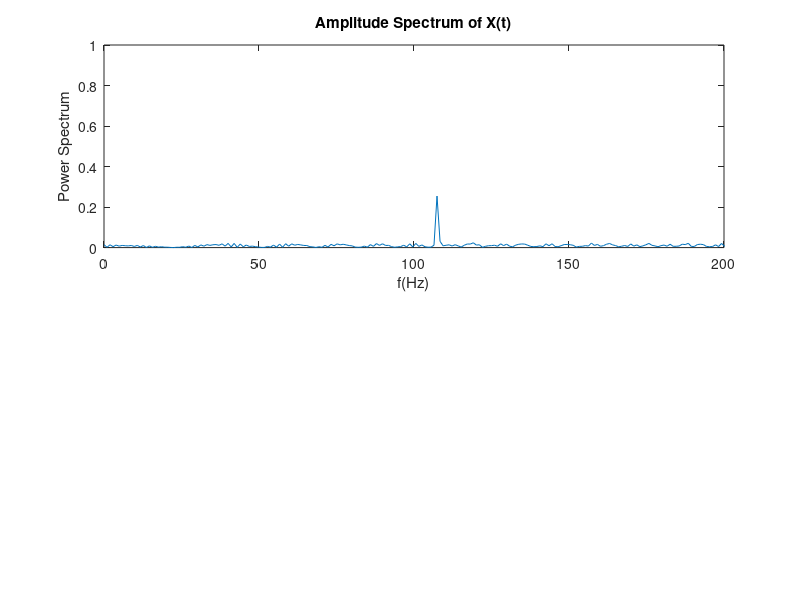
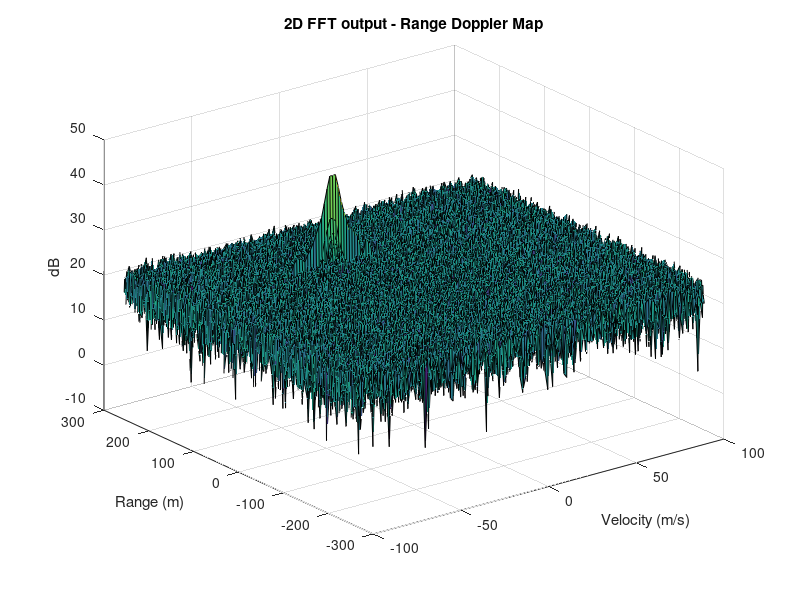

These figures' MATLAB source, in order: (Note: this script raises an error after producing the figures.)
clearvars;
clear all
clc;

%% Radar Specifications 
%%%%%%%%%%%%%%%%%%%%%%%%%%%
% Frequency of operation = 77GHz
% Max Range = 200m
% Range Resolution = 1 m
% Max Velocity = 100 m/s
%%%%%%%%%%%%%%%%%%%%%%%%%%%

%speed of light = 3e8
%% User Defined Range and Velocity of target
% *%TODO* :
% define the target's initial position and velocity. Note : Velocity
% remains contant
max_range = 200; % Radar's max range in m
range_res = 1;   % Radar's range resolution
max_velocity = 100; % Radar's max velocity
c = 3e8; % Speed of light (m/s)
R = 110; % Initial distance of the target
v = -20; % Speed of target


%% FMCW Waveform Generation

% *%TODO* :
%Design the FMCW waveform by giving the specs of each of its parameters.
% Calculate the Bandwidth (B), Chirp Time (Tchirp) and Slope (slope) of the FMCW
% chirp using the requirements above.
B = c / (2 * range_res);                   % Max - Min Freq in 1 chirp
Tchirp = 5.5 * 2 * max_range / c;          % Time taken for 1 chirp
slope = B / Tchirp;

%Operating carrier frequency of Radar 
fc= 77e9;             %carrier freq
                         
%The number of chirps in one sequence. Its ideal to have 2^ value for the ease of running the FFT
%for Doppler Estimation. 
Nd=128;                   % #of doppler cells OR #of sent periods % number of chirps

%The number of samples on each chirp. 
Nr=1024;                  %for length of time OR # of range cells

% Timestamp for running the displacement scenario for every sample on each
% chirp
t=linspace(0,Nd*Tchirp,Nr*Nd); %total time for samples


%Creating the vectors for Tx, Rx and Mix based on the total samples input.
Tx=zeros(1,length(t)); %transmitted signal
Rx=zeros(1,length(t)); %received signal
Mix = zeros(1,length(t)); %beat signal

%Similar vectors for range_covered and time delay.
r_t=zeros(1,length(t));
td=zeros(1,length(t));


%% Signal generation and Moving Target simulation
% Running the radar scenario over the time. 

for i=1:length(t)         
    
    
    % *%TODO* :
    %For each time stamp update the Range of the Target for constant velocity. 
    ct = t(i);
    R = R + (Tchirp/Nr)*v;
    r_t(i) = R;

    % *%TODO* :
    %For each time sample we need update the transmitted and
    %received signal. 
    Tx(i) = cos (2*pi*(fc*ct +(slope*ct^2)/2));
    tt = 2 * R/c;
    td(i) = tt;
    Rx (i) = cos (2*pi*(fc*(ct-tt)+(slope*(ct-tt)^2)/2));
    

    % *%TODO* :
    %Now by mixing the Transmit and Receive generate the beat signal
    %This is done by element wise matrix multiplication of Transmit and
    %Receiver Signal
    Mix(i) = Tx(i) .* Rx (i);
    
end

%% RANGE MEASUREMENT


 % *%TODO* :
%reshape the vector into Nr*Nd array. Nr and Nd here would also define the size of
%Range and Doppler FFT respectively.
reshaped_mix = reshape(Mix,[Nr,Nd]);

 % *%TODO* :
%run the FFT on the beat signal along the range bins dimension (Nr) and
%normalize.
reshaped_mix_first_col = reshaped_mix(:,1);
signal_fft = fft(reshaped_mix_first_col);

 % *%TODO* :
% Take the absolute value of FFT output
signal_fft = abs(signal_fft / Nr);

 % *%TODO* :
% Output of FFT is double sided signal, but we are interested in only one side of the spectrum.
% Hence we throw out half of the samples.
sampling_freq = 1000;
f = sampling_freq*(0:Nr/2) / Nr;
P1  = signal_fft(1:Nr/2 +1);

%plotting the range
figure ('Name','Range from First FFT')
subplot(2,1,1)

 % *%TODO* :
 % plot FFT output 
plot(f,P1) 
title('Amplitude Spectrum of X(t)')
xlabel('f(Hz)')
ylabel('Power Spectrum')
axis ([0 200 0 1]);



%% RANGE DOPPLER RESPONSE
% The 2D FFT implementation is already provided here. This will run a 2DFFT
% on the mixed signal (beat signal) output and generate a range doppler
% map.You will implement CFAR on the generated RDM


% Range Doppler Map Generation.

% The output of the 2D FFT is an image that has reponse in the range and
% doppler FFT bins. So, it is important to convert the axis from bin sizes
% to range and doppler based on their Max values.

Mix=reshape(Mix,[Nr,Nd]);

% 2D FFT using the FFT size for both dimensions.
sig_fft2 = fft2(Mix,Nr,Nd);

% Taking just one side of signal from Range dimension.
sig_fft2 = sig_fft2(1:Nr/2,1:Nd);
sig_fft2 = fftshift (sig_fft2);
RDM = abs(sig_fft2);
RDM = 10*log10(RDM) ;

%use the surf function to plot the output of 2DFFT and to show axis in both
%dimensions
doppler_axis = linspace(-100,100,Nd);
range_axis = linspace(-200,200,Nr/2)*((Nr/2)/400);
figure,surf(doppler_axis,range_axis,RDM);

title('2D FFT output - Range Doppler Map')
xlabel('Velocity (m/s)')
ylabel('Range (m)')
zlabel('dB')

%% CFAR implementation

%Slide Window through the complete Range Doppler Map

% *%TODO* :
%Select the number of Training Cells in both the dimensions.
Tr = 6;        % Training Cells in range dimension
Td = 6;         % Training Cells in doppler dimension

% *%TODO* :
%Select the number of Guard Cells in both dimensions around the Cell under 
%test (CUT) for accurate estimation
Gr = 3;
Gd = 3;

% *%TODO* :
% offset the threshold by SNR value in dB
offset = 5;

% *%TODO* :
%Create a vector to store noise_level for each iteration on training cells
noise_level = zeros(1,1);


% *%TODO* :
%design a loop such that it slides the CUT across range doppler map by
%giving margins at the edges for Training and Guard Cells.
%For every iteration sum the signal level within all the training
%cells. To sum convert the value from logarithmic to linear using db2pow
%function. Average the summed values for all of the training
%cells used. After averaging convert it back to logarithimic using pow2db.
%Further add the offset to it to determine the threshold. Next, compare the
%signal under CUT with this threshold. If the CUT level > threshold assign
%it a value of 1, else equate it to 0.

% Use RDM[x,y] as the matrix from the output of 2D FFT for implementing CFAR


% *%TODO* :
% The process above will generate a thresholded block, which is smaller 
%than the Range Doppler Map as the CUT cannot be located at the edges of
%matrix. Hence,few cells will not be thresholded. To keep the map size same
% set those values to 0. 
range_size = 2 * (Tr + Gr) + 1;
doppler_size = 2 * (Td + Gd) + 1;
n_cells = range_size * doppler_size - (2 * Gr + 1) * (2 * Gd + 1);

cfar_signal = zeros(Nr/2, Nd); %inialize the grid area

for i = 1+Tr+Gr:(Nr/2 - (Gr+Tr))
    for j = 1+Td+Gd:(Nd - (Gd+Td))
        % For every iteration sum the signal level within all the training cells.
        % To sum convert the value from logarithmic to linear using db2pow function.
        sum_cells = sum(db2pow( RDM(i-(Tr+Gr):i+Tr+Gr, j-(Td+Gd):j+Td+Gd)) , 'all');
        sum_excl_cells_only  = sum(db2pow( RDM(i-Gr:i+Gr, j-Gd:j+Gd)) , 'all');
        noise_level = sum_cells - sum_excl_cells_only;

        % Average the summed values for all of the training cells used.
        % After averaging convert it back to logarithimic using pow2db.
        % Further add the offset to it to determine the threshold. 
        threshold = noise_level / n_cells;
        threshold = db2pow(pow2db(threshold) + offset);

        % Next, compare the signal under CUT with this threshold. 
        % If the CUT level > threshold assign it a value of 1, else equate it to 0.
        signal_cut =  db2pow(RDM( i,j ));
        if (signal_cut <= threshold)
            cfar_signal(i,j) = 0;
        else
            cfar_signal(i,j) = 1;
        end
    end
end

% *%TODO* :
%display the CFAR output using the Surf function like we did for Range
%Doppler Response output.
figure,surf(doppler_axis,range_axis, cfar_signal);
title("2D CFAR on Range-Doppler Map")
xlabel('Velocity (m/s)')
ylabel('Range (m)')
zlabel('CFAR Detection')
colorbar;


 
 